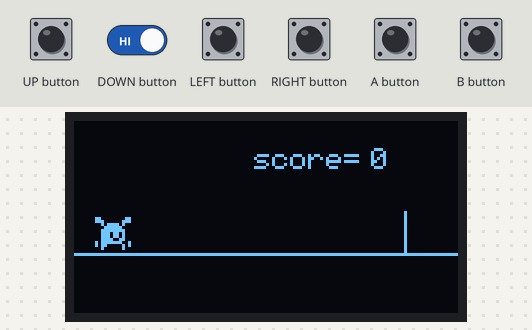
Simulated run of this sketch. Board: Arduboy, built with avr-gcc and run on an emulated ATmega32U4. Parts: 128×64 one-colour display. The test bench sets the inputs (shaded band).

Above: at 1.27 s.
1.3 s: UP button pressed for 0.15 s
At 1.4 s:
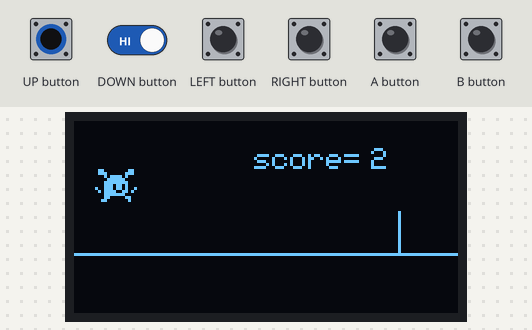
2.9 s: UP button pressed for 1 s
At 2.92 s:
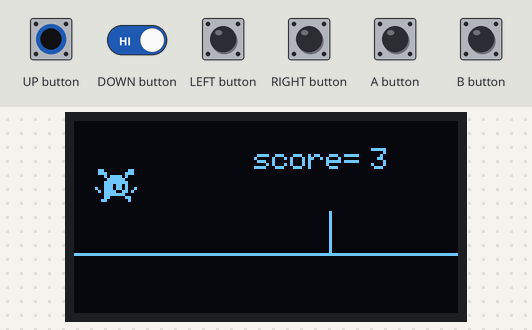
5.4 s: UP button driven LOW and DOWN button driven LOW
At 5.44 s:
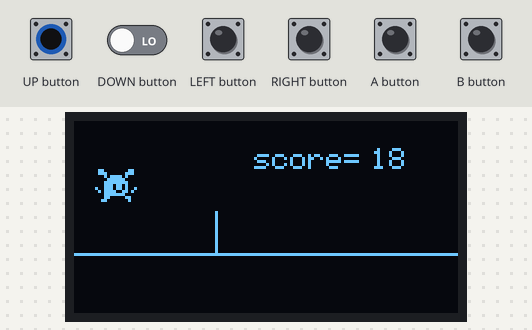
8.4 s: UP button set HIGH
At 8.71 s:
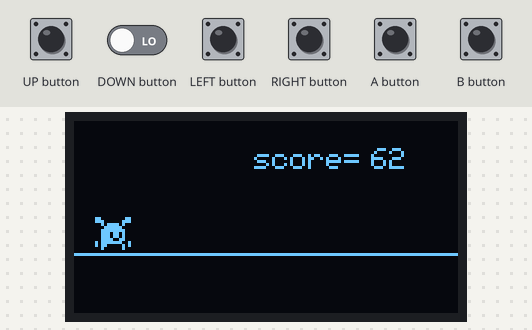
10.0 s: UP button set LOW
At 17.31 s:
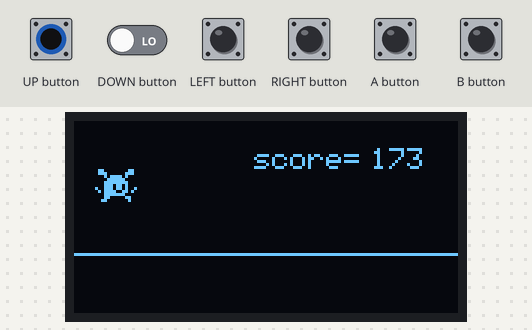

Measured:
- after the input at 1.3 s, the display: first changes at once (image 1 shows a later state)
- after the input at 2.9 s, the display: changes at once (image 2)
- after the input at 5.4 s, the display: changes at once (image 3)
- after the input at 8.4 s, the display: first changes at once (image 4 shows a later state)
- after the input at 10.0 s, the display: first changes at once (image 5 shows a later state)

The sketch:

dog-games2.ino
```cpp
// (licence header left out)
#include <Arduboy2.h>

// make an instance of arduboy used for many functions
Arduboy2 arduboy;
Sprites sprites;

// pole bitmap
const byte PROGMEM pole[] =
{
// width, height,
1, 14,
0xff,
0x3f,
};

const byte PROGMEM dog_1[] =
{
  12, 11,
  0x03, 0x03, 0xf6, 0xf8, 0xfc, 0x9c, 0x7c, 0x7c, 0x98, 0xf6, 0x03, 0x03,
  0x03, 0x00, 0x07, 0x03, 0x01, 0x01, 0x01, 0x01, 0x01, 0x06, 0x00, 0x03,

};
const byte PROGMEM dog_2[] =
{
  14, 11,
0x40, 0x83, 0x03, 0xf6, 0xf8, 0xfc, 0x9c, 0x7c, 0x7c, 0x98, 0xf6, 0x03, 0x83, 0x40,
0x00, 0x00, 0x04, 0x07, 0x03, 0x01, 0x01, 0x01, 0x01, 0x01, 0x02, 0x06, 0x00, 0x00,
};

int x=128;
int y=44;
char cdir='D';
int score;

byte frame=0;
// This function runs once in your game.
// use it for anything that needs to be set only once in your game.
void setup() {
  // initiate arduboy instance
  arduboy.begin();

  // here we set the framerate to 15, we do not need to run at
  // default 60 and it saves us battery life
  arduboy.setFrameRate(15);
}


// our main game loop, this runs once every cycle/frame.
// this is where our game logic goes.
void loop() {
  // pause render until it's time for the next frame
  if (!(arduboy.nextFrame()))
    return;

  // first we clear our screen to black
  arduboy.clear();

  // draw a line
  arduboy.drawLine(0,44,128,44,WHITE);
  sprites.drawSelfMasked(x--, 30, pole, frame);
  if (x==0){
    x=132;
  }

  if(arduboy.pressed(UP_BUTTON)){
     score=score+1;
    cdir='U';
  }
  else{
    cdir='D';
  }

switch(cdir){

  case 'U':
  sprites.drawSelfMasked(7,16 , dog_2, frame);
  break;

  case 'D':
  sprites.drawSelfMasked(7,32,dog_1,frame);
  break;
}


  // we set our cursor 5 pixels to the right and 10 down from the top
  // (positions start at 0, 0)
  arduboy.setCursor(60,9);
  arduboy.print("score=");

  arduboy.setCursor(99, 9);

  // then we print to screen what is in the Quotation marks ""
  arduboy.print(score);


  // then we finaly we tell the arduboy to display what we just wrote to the display
  arduboy.display();
}
```
